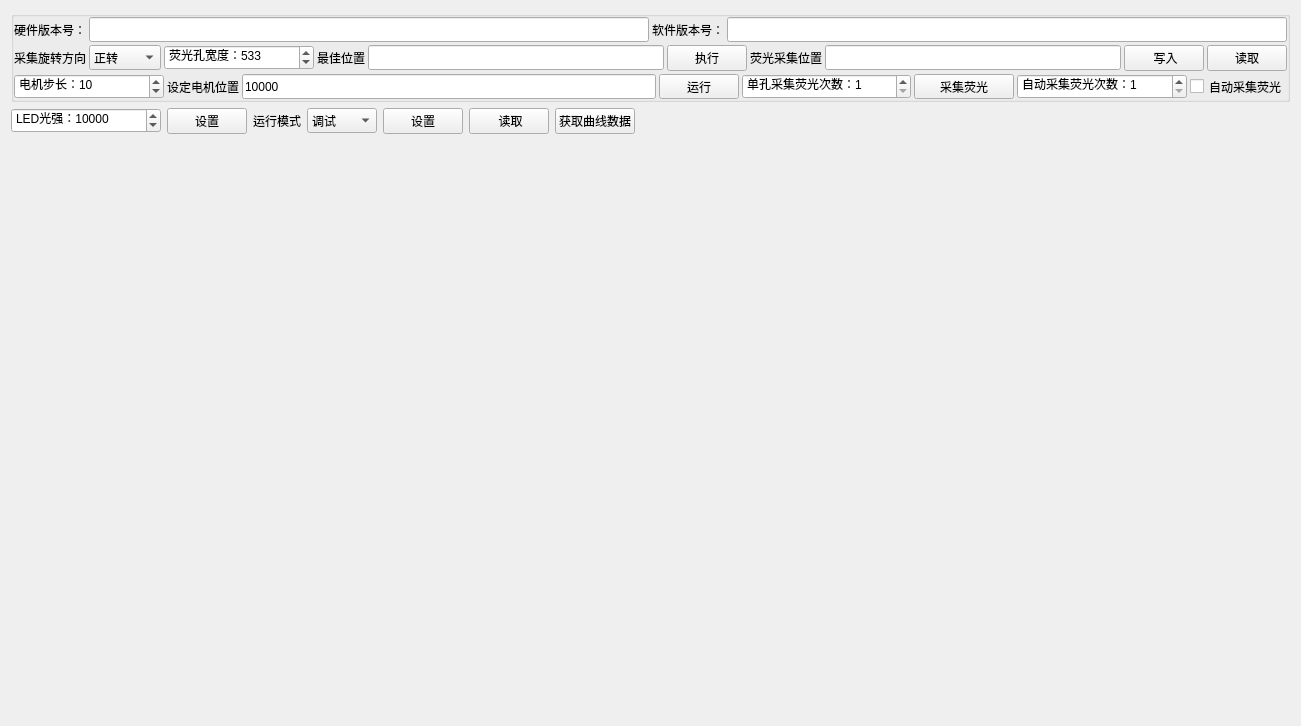
      <widget class="QWidget" name="tab_5">
       <attribute name="title">
        <string>调试模块</string>
       </attribute>
       <layout class="QGridLayout" name="gridLayout">
        <item row="0" column="0" colspan="2">
         <widget class="QGroupBox" name="groupBox_2">
          <property name="maximumSize">
           <size>
            <width>16777215</width>
            <height>105</height>
           </size>
          </property>
          <property name="title">
           <string/>
          </property>
          <layout class="QGridLayout" name="gridLayout_17">
           <property name="leftMargin">
            <number>0</number>
           </property>
           <property name="topMargin">
            <number>0</number>
           </property>
           <property name="rightMargin">
            <number>0</number>
           </property>
           <property name="bottomMargin">
            <number>0</number>
           </property>
           <property name="spacing">
            <number>3</number>
           </property>
           <item row="2" column="0">
            <layout class="QHBoxLayout" name="horizontalLayout_7">
             <item>
              <widget class="QLabel" name="label_61">
               <property name="text">
                <string>采集旋转方向</string>
               </property>
              </widget>
             </item>
             <item>
              <widget class="QComboBox" name="Cbx_rotate_dire">
               <property name="minimumSize">
                <size>
                 <width>72</width>
                 <height>25</height>
                </size>
               </property>
               <item>
                <property name="text">
                 <string>正转</string>
                </property>
               </item>
               <item>
                <property name="text">
                 <string>反转</string>
                </property>
               </item>
              </widget>
             </item>
             <item>
              <widget class="QSpinBox" name="Spx_fluo_hole_width">
               <property name="minimumSize">
                <size>
                 <width>150</width>
                 <height>25</height>
                </size>
               </property>
               <property name="prefix">
                <string>荧光孔宽度：</string>
               </property>
               <property name="minimum">
                <number>1</number>
               </property>
               <property name="maximum">
                <number>999</number>
               </property>
               <property name="value">
                <number>533</number>
               </property>
              </widget>
             </item>
             <item>
              <widget class="QLabel" name="label_2">
               <property name="text">
                <string>最佳位置</string>
               </property>
              </widget>
             </item>
             <item>
              <widget class="QLineEdit" name="Led_fluo_Best_location">
               <property name="minimumSize">
                <size>
                 <width>0</width>
                 <height>25</height>
                </size>
               </property>
              </widget>
             </item>
             <item>
              <widget class="QPushButton" name="Btn_fluo_Best_location">
               <property name="minimumSize">
                <size>
                 <width>0</width>
                 <height>25</height>
                </size>
               </property>
               <property name="text">
                <string>执行</string>
               </property>
              </widget>
             </item>
             <item>
              <widget class="QLabel" name="label_59">
               <property name="text">
                <string>荧光采集位置</string>
               </property>
              </widget>
             </item>
             <item>
              <widget class="QLineEdit" name="Led_fluo_set_point">
               <property name="minimumSize">
                <size>
                 <width>0</width>
                 <height>25</height>
                </size>
               </property>
              </widget>
             </item>
             <item>
              <widget class="QPushButton" name="Btn_set_fluo">
               <property name="minimumSize">
                <size>
                 <width>0</width>
                 <height>25</height>
                </size>
               </property>
               <property name="text">
                <string> 写入</string>
               </property>
              </widget>
             </item>
             <item>
              <widget class="QPushButton" name="Btn_get_fluo">
               <property name="minimumSize">
                <size>
                 <width>0</width>
                 <height>25</height>
                </size>
               </property>
               <property name="text">
                <string>读取</string>
               </property>
              </widget>
             </item>
            </layout>
           </item>
           <item row="3" column="0">
            <layout class="QHBoxLayout" name="horizontalLayout_8">
             <item>
              <widget class="QSpinBox" name="Spx_elec_step">
               <property name="minimumSize">
                <size>
                 <width>150</width>
                 <height>25</height>
                </size>
               </property>
               <property name="prefix">
                <string>电机步长：</string>
               </property>
               <property name="maximum">
                <number>999</number>
               </property>
               <property name="value">
                <number>10</number>
               </property>
              </widget>
             </item>
             <item>
              <widget class="QLabel" name="label_58">
               <property name="text">
                <string>设定电机位置</string>
               </property>
              </widget>
             </item>
             <item>
              <widget class="QLineEdit" name="Led_eles_set_point">
               <property name="minimumSize">
                <size>
                 <width>0</width>
                 <height>25</height>
                </size>
               </property>
               <property name="text">
                <string>10000</string>
               </property>
              </widget>
             </item>
             <item>
              <widget class="QPushButton" name="Btn_elec_set_point">
               <property name="minimumSize">
                <size>
                 <width>0</width>
                 <height>25</height>
                </size>
               </property>
               <property name="text">
                <string>运行</string>
               </property>
              </widget>
             </item>
             <item>
              <widget class="QSpinBox" name="Spx_fluo_point_number">
               <property name="minimumSize">
                <size>
                 <width>150</width>
                 <height>25</height>
                </size>
               </property>
               <property name="prefix">
                <string>单孔采集荧光次数：</string>
               </property>
               <property name="minimum">
                <number>1</number>
               </property>
               <property name="maximum">
                <number>99999</number>
               </property>
               <property name="value">
                <number>1</number>
               </property>
              </widget>
             </item>
             <item>
              <widget class="QPushButton" name="Btn_coll_fluo">
               <property name="minimumSize">
                <size>
                 <width>100</width>
                 <height>25</height>
                </size>
               </property>
               <property name="text">
                <string>采集荧光</string>
               </property>
              </widget>
             </item>
             <item>
              <widget class="QSpinBox" name="Spx_fluo_number">
               <property name="minimumSize">
                <size>
                 <width>170</width>
                 <height>25</height>
                </size>
               </property>
               <property name="prefix">
                <string>自动采集荧光次数：</string>
               </property>
               <property name="minimum">
                <number>1</number>
               </property>
              </widget>
             </item>
             <item>
              <widget class="QCheckBox" name="Chb_fluo_auto_acqu">
               <property name="minimumSize">
                <size>
                 <width>0</width>
                 <height>25</height>
                </size>
               </property>
               <property name="text">
                <string>自动采集荧光</string>
               </property>
              </widget>
             </item>
            </layout>
           </item>
           <item row="1" column="0">
            <layout class="QHBoxLayout" name="horizontalLayout_6">
             <item>
              <widget class="QLabel" name="label_53">
               <property name="text">
                <string>硬件版本号：</string>
               </property>
              </widget>
             </item>
             <item>
              <widget class="QLineEdit" name="Led_hard_number">
               <property name="minimumSize">
                <size>
                 <width>0</width>
                 <height>25</height>
                </size>
               </property>
              </widget>
             </item>
             <item>
              <widget class="QLabel" name="label_54">
               <property name="text">
                <string>软件版本号：</string>
               </property>
              </widget>
             </item>
             <item>
              <widget class="QLineEdit" name="Led_soft_number">
               <property name="minimumSize">
                <size>
                 <width>0</width>
                 <height>25</height>
                </size>
               </property>
              </widget>
             </item>
            </layout>
           </item>
          </layout>
         </widget>
        </item>
        <item row="1" column="0">
         <layout class="QHBoxLayout" name="horizontalLayout">
          <property name="sizeConstraint">
           <enum>QLayout::SetMinAndMaxSize</enum>
          </property>
          <item>
           <widget class="QSpinBox" name="Spx_LED_stren">
            <property name="minimumSize">
             <size>
              <width>150</width>
              <height>25</height>
             </size>
            </property>
            <property name="prefix">
             <string>LED光强：</string>
            </property>
            <property name="maximum">
             <number>999999999</number>
            </property>
            <property name="value">
             <number>10000</number>
            </property>
           </widget>
          </item>
          <item>
           <widget class="QPushButton" name="Btn_LED_stren">
            <property name="minimumSize">
             <size>
              <width>0</width>
              <height>25</height>
             </size>
            </property>
            <property name="text">
             <string>设置</string>
            </property>
           </widget>
          </item>
          <item>
           <widget class="QLabel" name="label_56">
            <property name="text">
             <string>运行模式</string>
            </property>
           </widget>
          </item>
          <item>
           <widget class="QComboBox" name="Cbx_mode">
            <property name="minimumSize">
             <size>
              <width>70</width>
              <height>25</height>
             </size>
            </property>
            <item>
             <property name="text">
              <string>调试</string>
             </property>
            </item>
            <item>
             <property name="text">
              <string>正常</string>
             </property>
            </item>
           </widget>
          </item>
          <item>
           <widget class="QPushButton" name="Btn_set_mode">
            <property name="minimumSize">
             <size>
              <width>0</width>
              <height>25</height>
             </size>
            </property>
            <property name="text">
             <string>设置</string>
            </property>
           </widget>
          </item>
          <item>
           <widget class="QPushButton" name="Btn_get_mode">
            <property name="minimumSize">
             <size>
              <width>0</width>
              <height>25</height>
             </size>
            </property>
            <property name="text">
             <string> 读取</string>
            </property>
           </widget>
          </item>
          <item>
           <widget class="QPushButton" name="Btn_get_curve_data">
            <property name="minimumSize">
             <size>
              <width>0</width>
              <height>25</height>
             </size>
            </property>
            <property name="text">
             <string>获取曲线数据</string>
            </property>
           </widget>
          </item>
         </layout>
        </item>
        <item row="1" column="1">
         <spacer name="horizontalSpacer_2">
          <property name="orientation">
           <enum>Qt::Horizontal</enum>
          </property>
          <property name="sizeHint" stdset="0">
           <size>
            <width>649</width>
            <height>20</height>
           </size>
          </property>
         </spacer>
        </item>
        <item row="2" column="0" colspan="2">
         <widget class="QwtDriver" name="Wdg_debug" native="true">
          <property name="minimumSize">
           <size>
            <width>560</width>
            <height>575</height>
           </size>
          </property>
         </widget>
        </item>
       </layout>
      </widget>
